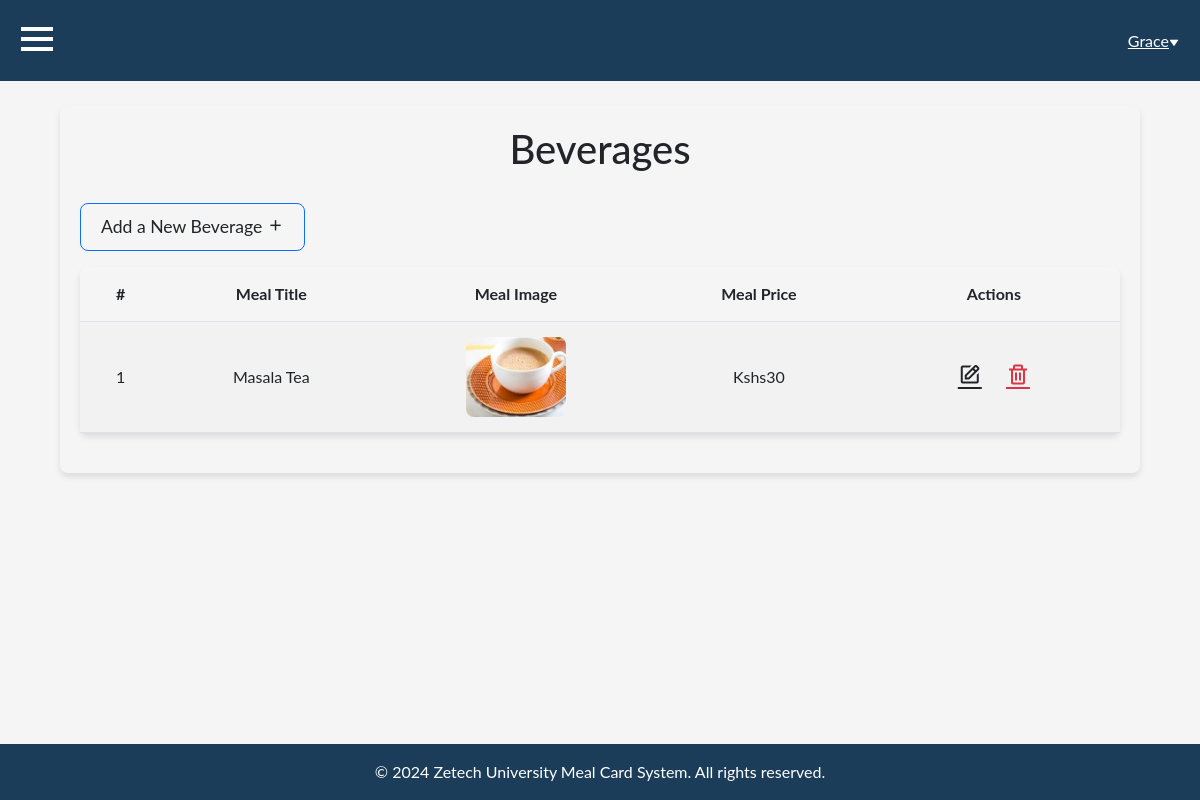
The page /admin/beverages.php (signed in) on the database its author committed.
### tables this page shows
CREATE TABLE `menu` (
  `meal_id` int(11) NOT NULL,
  `meal_title` varchar(255) NOT NULL,
  `meal_price` varchar(100) NOT NULL,
  `meal_category` varchar(100) NOT NULL,
  `date_created` timestamp NOT NULL DEFAULT current_timestamp(),
  `meal_img` varchar(255) NOT NULL
);

### admin/beverages.php (the view, shortened to what this page needs)
<?php
include('../includes/config.php');
$employeeNoAuth = $_SESSION['employee_no'];
$employeeauth = "SELECT * FROM admins WHERE employee_no = '$employeeNoAuth'";
$resultEmpAuth = mysqli_query($conn, $employeeauth);
$adminName = "";
if (mysqli_num_rows($resultEmpAuth) === 1) {
    $row = mysqli_fetch_assoc($resultEmpAuth);
    $adminName = $row['employee_names'];
}
?>
<!DOCTYPE html>
<html lang="en">
<head>
    <link rel="stylesheet" href="https://cdn.jsdelivr.net/npm/bootstrap@5.3.0/dist/css/bootstrap.min.css">
    <link rel="stylesheet" href="https://cdn.jsdelivr.net/npm/boxicons@2.0.9/css/boxicons.min.css">
    <link rel="stylesheet" href="css/main_dishes.css">
</head>
<body>
    <nav class="navbar" id="sticky-navbar">
        <div class="container-fluid">
            <button class="btn btn-link text-white" id="sidebarToggle"><i class="bx bx-menu bx-lg"></i></button>
            <div class="popover-container m-2">
                <button class="btn btn-link text-white" id="profilePopover"
                    data-bs-toggle="popover"
                    data-bs-html="true"
                    data-bs-content='<a href="admin_logout.php" class="text-decoration-none text-dark"><i class="bx bx-power-off"></i>Logout</a>'>
                    <?php echo strtok($adminName, ' '); ?><i class='bx bxs-down-arrow' style="font-size: 10px;"></i>
                </button>
            </div>
        </div>
    </nav>
    <div class="container main-container mt-4 table-responsive">
        <h1>Beverages</h1>
        <button class="add-meal-btn btn btn-primary mb-3" data-bs-toggle="modal" data-bs-target="#addMealModal">Add a New Beverage <i class="bx bx-plus"></i></button>
        <table class="table table-striped">
            <thead>
                <tr>
                    <th>#</th>
                    <th>Meal Title</th>
                    <th>Meal Image</th>
                    <th>Meal Price</th>
                    <th>Actions</th>
                </tr>
            </thead>
            <tbody>
                <?php
                $counter = 1;
                $fetchMealsQuery = "SELECT * FROM menu WHERE meal_category = 'beverage'";
                $mealsResult = mysqli_query($conn, $fetchMealsQuery);
                while ($row = mysqli_fetch_assoc($mealsResult)) {
                    echo '<tr>
                            <td>' . $counter++ . '</td>
                            <td>' . htmlspecialchars($row['meal_title']) . '</td>
                            <td><img src="uploads/images/' . htmlspecialchars($row['meal_img']) . '" alt="' . htmlspecialchars($row['meal_title']) . '" width="80"></td>
                            <td>Kshs' . htmlspecialchars($row['meal_price']) . '</td>
                            <td>
                                <a href="edit_beverage.php?id=' . $row['meal_id'] . '" class="bx bx-edit action-icons"></a>
                                <a href="beverages.php?deleteMeal=' . $row['meal_id'] . '" class="bx bx-trash action-icons text-danger" onclick="return confirm(\'Are you sure you want to delete this beverage?\')"></a>
                            </td>
                        </tr>';
                }
                ?>
            </tbody>
        </table>
    </div>
    <footer class="footer">
        &copy; 2024 Zetech University Meal Card System. All rights reserved.
    </footer>
</body>
</html>

### admin/css/main_dishes.css (style rules this page uses)
body { font-family: var(--font-body); background-color: var(--color-gray-bg); margin: 0; display: flex; flex-direction: column; min-height: 100vh; overflow-x: hidden; }
.container-fluid { padding: 0; }
.navbar { background-color: var(--color-navy-blue); color: var(--color-text-white); }
.main-container { margin: 40px auto; max-width: 90%; background-color: var(--color-soft-gray); border-radius: var(--border-radius); padding: 20px; box-shadow: var(--box-shadow-light); }
h1 { text-align: center; font-family: var(--font-header); color: var(--color-dark-plum); margin-bottom: 30px; }
.add-meal-btn { margin-bottom: 20px; background-color: var(--color-warm-coral); color: var(--color-text-light); font-size: 1.1rem; padding: 10px 20px; border-radius: var(--border-radius); transition: background-color 0.3s; }
.table { width: 100%; margin-bottom: 20px; background-color: var(--color-cream-white); border-radius: var(--border-radius); box-shadow: var(--box-shadow-light); }
.table th, .table td { padding: 15px; text-align: center; vertical-align: middle; }
.table th { background-color: var(--color-soft-peach); color: var(--color-text-dark); }
.table img { width: 100px; height: 80px; border-radius: var(--border-radius); object-fit: cover; }
.action-icons { font-size: 1.5rem; cursor: pointer; margin: 0 10px; color: var(--color-dark-plum); }
.footer { background-color: var(--color-navy-blue); color: var(--color-text-white); text-align: center; padding: var(--spacing-medium); position: relative; bottom: 0; width: 100%; margin-top: auto; }

### rows shown on the page
menu: meal_title "Masala Tea", meal_img (picture), meal_price "30"

### other values the page prints
strtok($adminName, ' ') "Grace"
